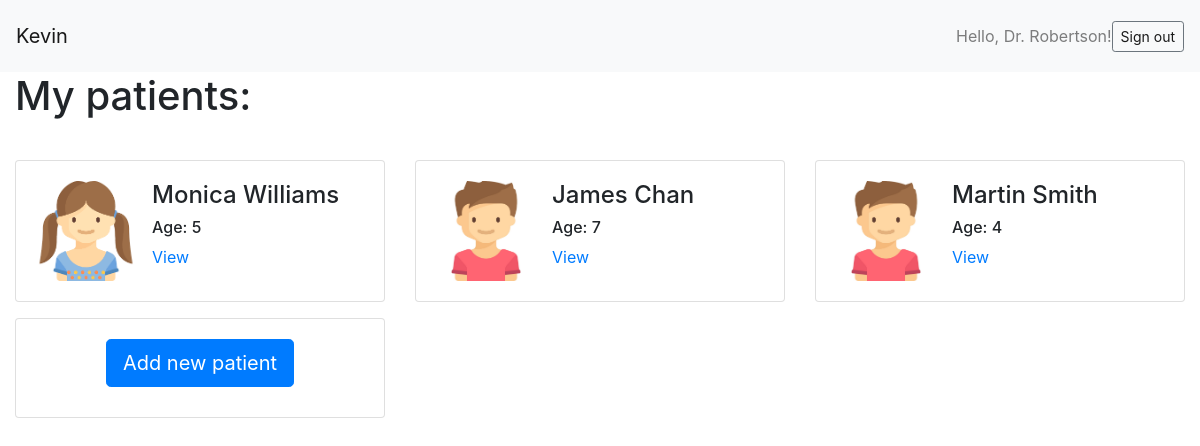
Screenshot of / (signed in) with the database file from the repository.
### speechApp/models.py (models this page shows)
class Doctor(models.Model):
    first_name = models.CharField(max_length=30)
    last_name = models.CharField(max_length=30)
    user = models.OneToOneField(User, on_delete=models.CASCADE, primary_key=True)

class Patient(models.Model):
    first_name = models.CharField(max_length=30)
    last_name = models.CharField(max_length=30)
    age = models.PositiveIntegerField()
    gender = models.CharField(max_length=10)
    guardian = models.CharField(max_length=30)
    email = models.EmailField(max_length=30, null=True, default=None)
    mobile = models.CharField(max_length=20)
    doctor = models.ForeignKey(Doctor, on_delete=models.CASCADE)

### speechApp/views.py (the view)
# urls.py: url(r'^$', views.index, name='index'),
@login_required
def index(request):
    user = request.user
    patients = Patient.objects.filter(doctor__user=user.id)
    return render(request, 'index.html', { 'patients': patients })

### templates/index.html
{% extends "base.html" %}
{% load staticfiles %}
{% block content %}
<div class="container-fluid">
  <div class="row">
    <div class="col-sm">
      <h1 style="margin-bottom: 40px">My patients:</h1>
      <div class="row">
        {% for patient in patients %}
          <div class="col-sm-4">
            <div class="card form-group">
              <div class="card-body">
                <div class="media">
                  {% if patient.gender == "Male" %}
                  <img class="d-flex mr-3" align="left" style="height: 100px" src="{% static "boy.jpg" %}" alt="Boy"/>
                  {% elif patient.gender == "Female" %}
                  <img class="d-flex mr-3" align="left" style="height: 100px" src="{% static "girl.png" %}" alt="Girl"/>
                  {% endif %}
                  <div class="media-body">
                    <h4 "mt-0">{{ patient.first_name }} {{ patient.last_name }}</h4>
                    <h6 "mt-0">Age: {{ patient.age }}</h6>
                    <a href="/patient/{{ patient.id }}">View</a>
                  </div>
                </div>
              </div>
            </div>
          </div>
        {% endfor %}
        <div class="col-sm-4">
          <div class="card form-group text-center" style="height: 100px">
            <div class="card-body">
              <a href="/patient/add" class="btn btn-primary btn-lg">Add new patient</a>
            </div>
          </div>
        </div>
      </div>
    </div>
  </div>
</div>
{% endblock %}

### templates/header.html (shortened to what this page needs)
<nav class="navbar navbar-expand-lg navbar-light bg-light">
  <a class="navbar-brand" href="#">Kevin</a>
  <div class="collapse navbar-collapse" id="navbarSupportedContent">
    <span class="navbar-text">
      {% if user.is_authenticated %}
        <div class="form-inline">
          <span class="navbar-text">Hello, Dr. {{ user.doctor.last_name }}!</span>
          <a class="btn btn-sm align-middle btn-outline-secondary" href="/login/logout">Sign out</a>
        </div>
      {% endif %}
    </span>
  </div>
</nav>

### rows the page displays
Patient: first_name "Monica", last_name "Williams", age "5"
Patient: first_name "James", last_name "Chan", age "7"
Patient: first_name "Martin", last_name "Smith", age "4"

### other values shown
{{ user.doctor.last_name }} "Robertson"
